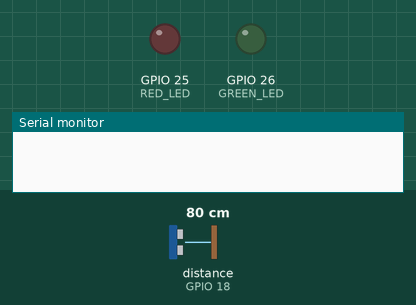
A sketch run on a simulated ESP32. On the bench: output pins drawn as LEDs (lit = HIGH), the last lines printed to the serial monitor. Wiring (inferred from the names in the program): ultrasonic range finder: trigger GPIO 5; echo GPIO 18. Inputs (shaded band) come from the test bench; at power-on: distance to the obstacle (sensor on GPIO 18) 80 cm. The echo pulse lasts 58.3 µs per cm; WiFi joins after 1.5 s; servers stay silent unless stated; uploads are accepted with an empty reply; pins used as bus, display or sensor lines are not drawn. At 4.5 s the program puts the board to deep sleep or switches it off; the recording ends there.

Above: at 0.0 s.
At 0.9 s:
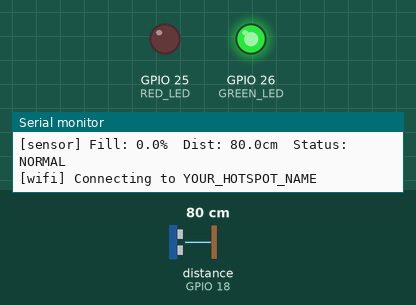
Timing chart, 0 to 4.5 s (numbered marks = the images above):
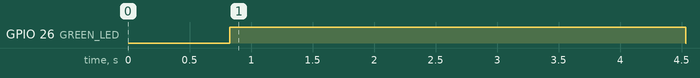

The sketch:

esp32_bin.ino
```cpp
#include <WiFi.h>
#include <HTTPClient.h>
#include <ArduinoJson.h>

// ── WiFi credentials (your phone hotspot) ──────────────────
const char* WIFI_SSID     = "YOUR_HOTSPOT_NAME";
const char* WIFI_PASSWORD = "YOUR_HOTSPOT_PASSWORD";

// ── Backend URL ────────────────────────────────────────────
const char* SERVER_URL = "https://smartbin-api.onrender.com/api/prototype/reading";

// ── Pin definitions ────────────────────────────────────────
#define TRIG_PIN  5
#define ECHO_PIN  18
#define RED_LED   25
#define GREEN_LED 26

// ── Config ─────────────────────────────────────────────────
const float BIN_DEPTH_CM       = 30.0;
const int   CHECK_INTERVAL_SEC = 30;    // Deep sleep duration between readings
const int   WIFI_TIMEOUT_MS    = 15000;

// ───────────────────────────────────────────────────────────

void setLEDs(int red, int green) {
  digitalWrite(RED_LED, red);
  digitalWrite(GREEN_LED, green);
}

void updateLEDs(float fillPct) {
  if (fillPct < 70) {
    setLEDs(LOW, HIGH);   // Green: normal
  } else if (fillPct < 90) {
    setLEDs(HIGH, HIGH);  // Both: warning
  } else if (fillPct < 100) {
    setLEDs(HIGH, LOW);   // Red: critical
  } else {
    for (int i = 0; i < 6; i++) {
      setLEDs(HIGH, LOW);
      delay(250);
      setLEDs(LOW, LOW);
      delay(250);
    }
  }
}

float measureDistance() {
  digitalWrite(TRIG_PIN, LOW);
  delayMicroseconds(2);
  digitalWrite(TRIG_PIN, HIGH);
  delayMicroseconds(10);
  digitalWrite(TRIG_PIN, LOW);
  long duration = pulseIn(ECHO_PIN, HIGH, 30000);
  if (duration == 0) return -1;
  return duration * 0.0343 / 2;
}

float getStableFillPercent(float* distOut) {
  float total = 0;
  int valid = 0;
  for (int i = 0; i < 5; i++) {
    float d = measureDistance();
    if (d > 2 && d < 400) { total += d; valid++; }
    delay(60);
  }
  if (valid == 0) { *distOut = -1; return -1; }
  float avg = total / valid;
  *distOut = avg;
  float pct = ((BIN_DEPTH_CM - avg) / BIN_DEPTH_CM) * 100;
  if (pct < 0) pct = 0;
  if (pct > 100) pct = 100;
  return pct;
}

String getStatus(float pct) {
  if (pct >= 100) return "OVERFLOW";
  if (pct >= 90)  return "CRITICAL";
  if (pct >= 70)  return "WARNING";
  return "NORMAL";
}

bool connectWiFi() {
  Serial.print("[wifi] Connecting to ");
  Serial.println(WIFI_SSID);
  WiFi.mode(WIFI_STA);
  WiFi.begin(WIFI_SSID, WIFI_PASSWORD);

  unsigned long start = millis();
  while (WiFi.status() != WL_CONNECTED) {
    if (millis() - start > WIFI_TIMEOUT_MS) {
      Serial.println("\n[wifi] Timeout — no connection");
      return false;
    }
    delay(500);
    Serial.print(".");
  }
  Serial.print("\n[wifi] Connected, IP: ");
  Serial.println(WiFi.localIP());
  return true;
}

bool sendTelemetry(float fillPct, float distCm, String status) {
  HTTPClient http;
  http.begin(SERVER_URL);
  http.addHeader("Content-Type", "application/json");

  // Payload matches PrototypeReading schema in backend/routes/prototype.py
  StaticJsonDocument<200> doc;
  doc["fill_pct"]    = fillPct;
  doc["status"]      = status;
  doc["distance_cm"] = distCm;
  doc["battery_pct"] = 100.0;  // No battery sensor on this board

  String body;
  serializeJson(doc, body);

  Serial.print("[http] POST → ");
  Serial.println(body);

  int code = http.POST(body);
  String response = http.getString();
  http.end();

  if (code == 200) {
    Serial.print("[http] OK 200 — ");
    Serial.println(response);
    return true;
  } else {
    Serial.print("[http] Failed, HTTP ");
    Serial.print(code);
    Serial.print(" — ");
    Serial.println(response);
    return false;
  }
}

void goToSleep() {
  setLEDs(LOW, LOW);
  WiFi.disconnect(true);
  WiFi.mode(WIFI_OFF);
  Serial.print("[sleep] Deep sleep for ");
  Serial.print(CHECK_INTERVAL_SEC);
  Serial.println("s...");
  Serial.flush();
  esp_sleep_enable_timer_wakeup((uint64_t)CHECK_INTERVAL_SEC * 1000000ULL);
  esp_deep_sleep_start();
}

void setup() {
  Serial.begin(115200);
  pinMode(TRIG_PIN, OUTPUT);
  pinMode(ECHO_PIN, INPUT);
  pinMode(RED_LED, OUTPUT);
  pinMode(GREEN_LED, OUTPUT);

  delay(500);
  Serial.println("\n=== Smart Bin Awake ===");

  // 1. Take sensor reading
  float distCm;
  float fill = getStableFillPercent(&distCm);

  if (fill < 0) {
    Serial.println("[sensor] Error — check HC-SR04 wiring");
    setLEDs(LOW, LOW);
    goToSleep();
    return;
  }

  String status = getStatus(fill);
  Serial.print("[sensor] Fill: ");
  Serial.print(fill, 1);
  Serial.print("%  Dist: ");
  Serial.print(distCm, 1);
  Serial.print("cm  Status: ");
  Serial.println(status);

  // 2. Show fill level on LEDs
  updateLEDs(fill);

  // 3. Connect to WiFi and POST to backend
  if (connectWiFi()) {
    bool sent = sendTelemetry(fill, distCm, status);
    if (!sent) {
      // 2 red blinks = HTTP send failed (server reachable but error)
      for (int i = 0; i < 2; i++) {
        setLEDs(HIGH, LOW); delay(300);
        setLEDs(LOW, LOW);  delay(300);
      }
    }
  } else {
    // 4 alternating blinks = WiFi failed
    for (int i = 0; i < 4; i++) {
      setLEDs(HIGH, HIGH); delay(200);
      setLEDs(LOW, LOW);   delay(200);
    }
  }

  delay(2000);  // Keep LEDs visible briefly before sleep
  goToSleep();
}

void loop() {
  // Never reached — deep sleep restarts setup() on wake
}
```

Measured:
- by itself, GPIO 26 (GREEN_LED): LOW → HIGH at 0.83 s, → LOW 3.7 s later
